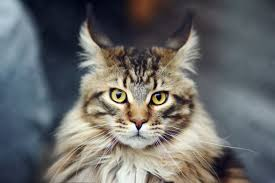
//> input picture Lab1/cat.jpg, 275 x 183 px
$ ./iLaplace   (built with g++ and OpenCV 4)
//> lines starting //> are read from the running program, lines starting //| are printed output that depends on the picture
#include<iostream>
#include<opencv2/imgproc/imgproc.hpp>
#include<opencv2/highgui/highgui.hpp>

using namespace std;
using namespace cv;

int main()
{
      Mat src, dst;
      float sum;

      /// Load an image
      src = imread("cat.jpg", CV_LOAD_IMAGE_GRAYSCALE);
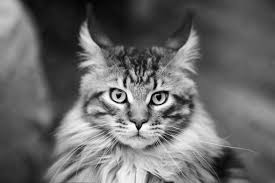
//> src: 183 rows x 275 cols, CV_8UC1; min 0, max 255, mean 105

      if( !src.data )
      { return -1; }

      // define the kernel
      float Kernel[3][3] = {
                            {0, 1, 0},
                            {1, -4, 1},
                            {0, 1, 0}
                           };
        dst = src.clone();

        //convolution operation
        for(int y = 1; y < src.rows - 1; y++){
            for(int x = 1; x < src.cols - 1; x++){
                sum = 0.0;
                for(int k = -1; k <= 1;k++){
                    for(int j = -1; j <=1; j++){
                        sum = sum + Kernel[j+1][k+1]*src.at<uchar>(y - j, x - k);
                    }
                }
                dst.at<uchar>(y,x) = sum;
            }
        }
//> this loop made 181 passes
//> sum on passes 1 to 3: 0, 2, 0
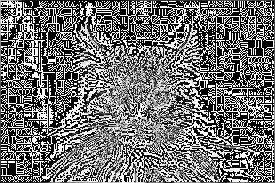
//> dst: 183 rows x 275 cols, CV_8UC1; min 0, max 255, mean 113.4
//> after the loop, sum = 0

        namedWindow("final");
        imshow("final", dst);

        namedWindow("initial");
        imshow("initial", src);

      waitKey();


    return 0;
}

$ run again, with Lab1/avi.jpg copied over Lab1/cat.jpg
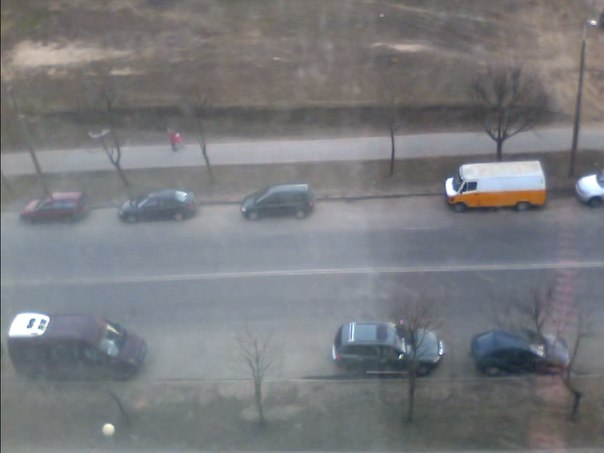
//> input picture Lab1/avi.jpg, 604 x 453 px
//> the loop `for(int y = 1; y < src.rows - 1; y++)` made 451 passes
//> sum on passes 1 to 3: -2, -3, 5
//> after the loop `for(int y = 1; y < src.rows - 1; y++)`:
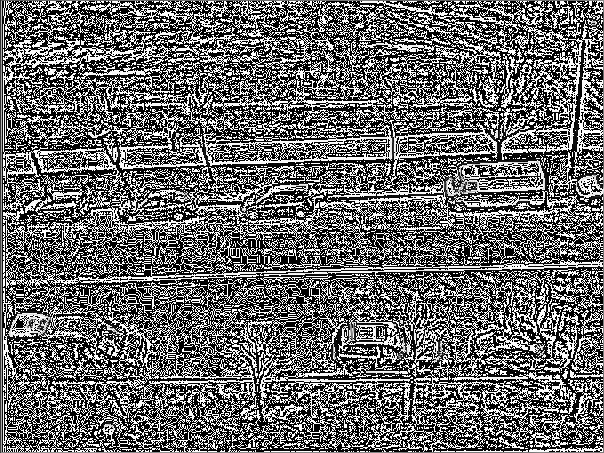
//> dst: 453 rows x 604 cols, CV_8UC1; min 0, max 255, mean 106.1
//> after the loop `for(int y = 1; y < src.rows - 1; y++)`: sum = -3
